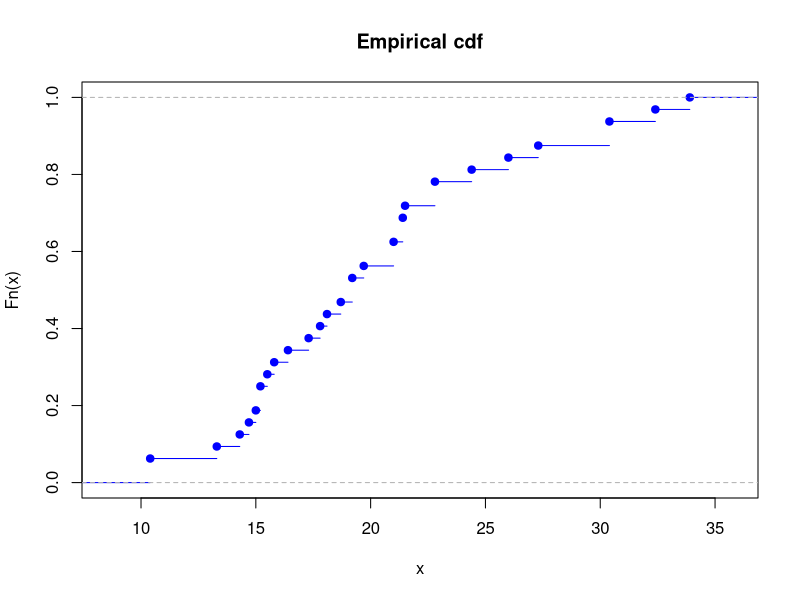

Reproduce this figure in R.
## ---- chunk 1
knitr::opts_chunk$set(echo = TRUE)

## ---- chunk 2
mpg = mtcars$mpg # miles per gallon data
n = length(mpg)
print(n)

num_bs = 100 # number of bootstrap rounds (= m)
bs_sample_mat = matrix(NA, nrow=num_bs, ncol=n)
for (i in 1:num_bs){
  bs_sample_mat[i,] = mpg[sample(n,n,replace = TRUE)]
}
dim(bs_sample_mat)
## ---- chunk 3
printf = function(...) cat(sprintf(...))
bs_sample_median_vec = apply(bs_sample_mat, 2, median)
printf("Median vector of Bootstrap sample: \n")
print(bs_sample_median_vec)
sample_median_vec = median(mpg)
printf("Sample median of orignal data: \n")
print(sample_median_vec)
## ---- chunk 4
sample_variance = function(x){(1/(length(x)-1))*sum((x-mean(x))^2)}
bs_est_var = sample_variance(bs_sample_median_vec)
printf("Bootstrap estimate of the variance is: %.2f", bs_est_var)
## ---- chunk 5
bs_MSE = (1/length(bs_sample_median_vec))*sum((bs_sample_median_vec - median(mpg))^2)
printf("Bootstrap estimate of MSE is: %.2f", bs_MSE)
## ---- chunk 6
alpha = 0.05
left = median(mpg) - qnorm(1-alpha/2)*sqrt(bs_est_var)
right = median(mpg) + qnorm(1-alpha/2)*sqrt(bs_est_var)
printf("CI Interval: [%.3f, %.3f]", left, right)
## ---- chunk 7
ecdf_mpg = ecdf(mpg)
plot(ecdf_mpg, xlab = 'x', ylab = 'Fn(x)', main = 'Empirical cdf', col='blue')
